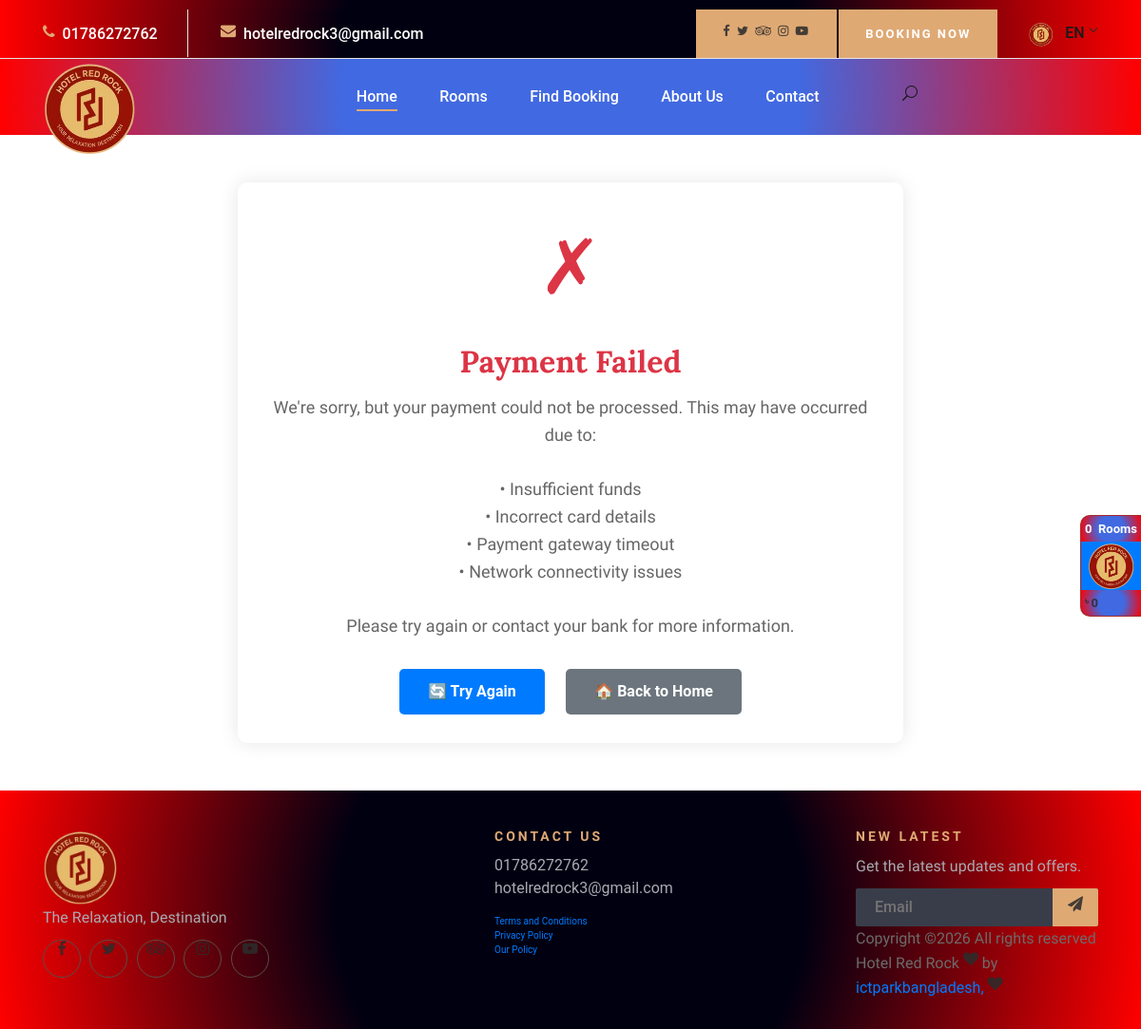
Page /payment/failed/ on the committed database.
### rhms/models.py (models this page shows, shortened)
class HotelDetails(models.Model):
    serial=models.IntegerField(default=10)
    title=models.CharField(max_length=100,unique=True)
    title_en=models.CharField(max_length=100,unique=True)
    title_short=models.CharField(max_length=100,blank=True,null=True)
    title_short_en=models.CharField(max_length=100,blank=True,null=True)
    slogan=models.CharField(max_length=100,blank=True,null=True)
    slogan_en=models.CharField(max_length=100,blank=True,null=True)
    license_no=models.CharField(max_length=25,blank=True,null=True)
    upazilla=models.ForeignKey(Upazilla, on_delete=models.CASCADE,blank=True,null=True)
    district=models.ForeignKey(District, on_delete=models.CASCADE,blank=True,null=True)
    logo=models.FileField(upload_to='media/logo',blank=True,null=True,)
    logo_en=models.FileField(upload_to='media/logo',blank=True,null=True,)
    logo_opacity=models.FileField(upload_to='media/logo',blank=True,null=True,)
    logo_opacity_en=models.FileField(upload_to='media/logo',blank=True,null=True,)
    monogram=models.FileField(upload_to='media/logo',blank=True,null=True)
    monogram_en=models.FileField(upload_to='media/logo',blank=True,null=True)
    link=models.URLField(max_length=200, blank=True, null=True)
    class Meta:
        ordering = ['title_en']
        verbose_name="প্রতিষ্ঠানের বিবরণ"
        verbose_name_plural="প্রতিষ্ঠানের বিবরণ"

### payment/views.py (the view, shortened to what this page needs)
# urls.py: path('failed/', views.CheckoutFaildView.as_view(), name='failed'),
@method_decorator(csrf_exempt, name='dispatch')
class CheckoutFaildView(View):
    template_name = 'payment/failed.html'
    def get(self, request, *args, **kwargs):
        return render(request, self.template_name)

### templates/payment/failed.html (shortened to what this page needs)
{% extends 'basepage/basepage.html' %}
{% load static %}
{% block content %}
<div class="failed-container">
    <div class="failed-icon">✗</div>
    <h1 class="failed-title">Payment Failed</h1>
    <p class="failed-message">
        We're sorry, but your payment could not be processed. This may have occurred due to:
        <br><br>
        • Insufficient funds<br>
        • Incorrect card details<br>
        • Payment gateway timeout<br>
        • Network connectivity issues<br>
        <br>
        Please try again or contact your bank for more information.
    </p>
    <div class="action-buttons">
        <a href="{% url 'frontpage' %}" class="btn-custom btn-retry">
            🔄 Try Again
        </a>
        <a href="{% url 'frontpage' %}" class="btn-custom btn-home">
            🏠 Back to Home
        </a>
    </div>
</div>
{% endblock %}

### templates/basepage/basepage.html (shortened to what this page needs)
    <!DOCTYPE html>
    <html lang="zxx">
    {% load static  %}
    <head>
        <link rel="stylesheet" href="{% static 'css/ecom/main.3ffe20f2.css' %}" type="text/css">
        <link rel="stylesheet" href="{% static 'css/ecom/monami.css' %}" type="text/css">
        <link rel="stylesheet" href="{% static 'css/ecom/override.css' %}" type="text/css">
        <link rel="stylesheet" href="{% static 'css/bootstrap.min.css' %}" type="text/css">
        <link rel="stylesheet" href="{% static 'css/font-awesome.min.css' %}" type="text/css">
        <link rel="stylesheet" href="{% static 'css/elegant-icons.css' %}" type="text/css">
        <link rel="stylesheet" href="{% static 'css/flaticon.css' %}" type="text/css">
        <link rel="stylesheet" href="{% static 'css/owl.carousel.min.css' %}" type="text/css">
        <link rel="stylesheet" href="{% static 'css/nice-select.css' %}" type="text/css">
        <link rel="stylesheet" href="{% static 'css/jquery-ui.min.css' %}" type="text/css">
        <link rel="stylesheet" href="{% static 'css/magnific-popup.css' %}" type="text/css">
        <link rel="stylesheet" href="{% static 'css/slicknav.min.css' %}" type="text/css">
        <link rel="stylesheet" href="{% static 'css/style.css' %}" type="text/css">    <link rel="stylesheet" href="{% static 'css/responsive.css' %}" type="text/css">    <link rel="stylesheet" href="{% static 'css/mobile-enhancements.css' %}" type="text/css">    <link rel="stylesheet" href="{% static 'css/booking-form-enhanced.css' %}" type="text/css">    <link rel="stylesheet" href="{% static 'css/dropdown-fix.css' %}" type="text/css">    <link rel="stylesheet" href="{% static 'css/footer-compact.css' %}" type="text/css">    <link rel="stylesheet" href="{% static 'css/print-styles.css' %}" type="text/css" media="print">
    </head>
    <body>
    {% include 'components/navbarfront.html' %}
    {% block content %}
    {% endblock content %}
        <footer class="footer-section" style="background: var(--card)">
            <div class="container">
                <div class="footer-text">
                    <div class="row">
                        <div class="col-lg-4">
                            <div class="ft-about">
                                    <a href="#">
                                        <img src="{{ LOGO.url }}" alt="" height="80px" width="80px">
                                    </a>
                                <p>{{ SLOGAN_ENG}}<br /> </p>
                                <div class="fa-social">
                                    <a href="https://www.facebook.com/p/Hotel-Red-Rock-Joypurhat-61554155192749/" target="_blank"><i class="fa fa-facebook"></i></a>
                                    <a href="https://www.facebook.com/p/Hotel-Red-Rock-Joypurhat-61554155192749/" target="_blank" ><i class="fa fa-twitter"></i></a>
                                    <a href="https://www.facebook.com/p/Hotel-Red-Rock-Joypurhat-61554155192749/" target="_blank"><i class="fa fa-tripadvisor"></i></a>
                                    <a href="https://www.facebook.com/p/Hotel-Red-Rock-Joypurhat-61554155192749/" target="_blank"><i class="fa fa-instagram"></i></a>
                                    <a href="https://www.facebook.com/watch/?v=929621535616302" target="_blank"><i class="fa fa-youtube-play"></i></a>
                                </div>
                            </div>
                        </div>
                        <div class="col-lg-3 offset-lg-1">
                            <div class="ft-contact">
                                <h6>Contact Us</h6>
                                <ul>
                                    <li>01786272762</li>
                                    <li>hotelredrock3@gmail.com</li>
                                </ul>
                            </div>
                            <ul>
                                <li><a href="#">Terms and Conditions</a></li>
                                <li><a href="#">Privacy Policy</a></li>
                                <li><a href="#">Our Policy</a></li>
                            </ul>
                        </div>
                        <div class="col-lg-3 offset-lg-1">
                            <div class="ft-newslatter">
                                <h6>New latest</h6>
                                <p>Get the latest updates and offers.</p>
                                <form action="#" class="fn-form">
                                    <input type="text" placeholder="Email">
                                    <button type="submit"><i class="fa fa-send"></i></button>
                                </form>
                            </div>
                             <div class="co-text"><p>
    Copyright &copy;<script>document.write(new Date().getFullYear());</script> All rights reserved {{ SITE_NAME_ENG }} <i class="fa fa-heart" aria-hidden="true"></i> by <a href="https://ictparkbd.com" target="_blank">ictparkbangladesh,</a>
    <i class="fa fa-heart" aria-hidden="true"></i></p></div>
                        </div>
                        </div>
                    </div>
                    </div>
        </footer>
        <div id="minicart" onclick="showShopingCart(this.id)" class="cart_box_container cart_info" style="background: var(--weather)"><div class="cart-box"><div class="cart-items text-center text-white" style="background: var(--weather)"><span id="number_of_item_mini" class="cart-count" style="color: white;">{{ cart_rooms.count }}</span><span style="color: white;">&nbsp; {% if cart_rooms.count == 1 %} Room {% else %} Rooms {% endif %}</span></div><div class="cart-bag text-center"><img src="{{ LOGO.url }}" alt="img"></div><div class="cart-amount" style="background: var(--weather)"><span>৳ </span><span class="cart-amount-span" id="mini_cart_total">{{ total_cart_amount }}</span></div></div></div>
    </body>
    </html>

### static/css/ecom/monami.css (style rules this page uses)
.text-white { color: white; }
.text-center { text-align: center; }

### static/css/style.css (style rules this page uses)
html, body { height: 100%; font-family: "Cabin", sans-serif; -webkit-font-smoothing: antialiased; font-smoothing: antialiased; }
h1, h2, h3, h4, h5, h6 { margin: 0; color: #111111; font-weight: 400; font-family: "Lora", serif; }
h1 { font-size: 70px; }
h6 { font-size: 16px; }
p { font-size: 16px; font-family: "Cabin", sans-serif; color: #6b6b6b; font-weight: 400; line-height: 26px; margin: 0 0 15px 0; }
img { max-width: 100%; }
ul, ol { padding: 0; margin: 0; }
.text-white h1, .text-white h2, .text-white h3, .text-white h4, .text-white h5, .text-white h6, .text-white p, .text-white span, .text-white li, .text-white a { color: #fff; }
.footer-section { background: #222736; }
.footer-section .footer-text { padding: 80px 0 30px; }
.footer-section .footer-text .ft-about { margin-bottom: 30px; }
.footer-section .footer-text .ft-about p { color: #aaaab3; margin-bottom: 20px; }
.footer-section .footer-text .ft-about .fa-social a { display: inline-block; height: 40px; width: 40px; font-size: 16px; line-height: 40px; text-align: center; color: #ffffff; border: 1px solid #5A4D48; border-radius: 50%; -webkit-transition: all 0.3s; -o-transition: all 0.3s; transition: all 0.3s; margin-right: 7px; }
.footer-section .footer-text .ft-contact { margin-bottom: 30px; }
.footer-section .footer-text .ft-contact h6 { font-size: 14px; color: #dfa974; text-transform: uppercase; font-weight: 700; letter-spacing: 3px; font-family: "Cabin", sans-serif; margin-bottom: 20px; }
.footer-section .footer-text .ft-contact ul li { font-size: 16px; color: #aaaab3; line-height: 32px; list-style: none; }
.footer-section .footer-text .ft-newslatter h6 { font-size: 14px; color: #dfa974; text-transform: uppercase; font-weight: 700; letter-spacing: 3px; font-family: "Cabin", sans-serif; margin-bottom: 20px; }
.footer-section .footer-text .ft-newslatter p { color: #aaaab3; margin-bottom: 20px; }
.footer-section .footer-text .ft-newslatter .fn-form { position: relative; }
.footer-section .footer-text .ft-newslatter .fn-form input { width: 100%; height: 50px; border-radius: 2px; background: #393D4A; border: none; padding-left: 20px; font-size: 16px; color: #707079; }
.footer-section .footer-text .ft-newslatter .fn-form button { position: absolute; right: 0; top: 0; font-size: 16px; background: #dfa974; color: #ffffff; padding: 0 16px; height: 50px; border: none; border-radius: 0 2px 2px 0; }
@media only screen and (min-width: 1200px) { .container { max-width: 1170px; } }

### static/css/responsive.css (style rules this page uses)
* { box-sizing: border-box; }
html { -webkit-text-size-adjust: 100%; -ms-text-size-adjust: 100%; }
body { overflow-x: hidden; width: 100%; }
img, video, iframe { max-width: 100%; height: auto; }
.container { width: 100%; padding-right: 15px; padding-left: 15px; margin-right: auto; margin-left: auto; }
@media (min-width: 1200px) { .container { max-width: 1140px; } }
.row { margin-right: -15px; margin-left: -15px; }
.col, [class*="col-"] { padding-right: 15px; padding-left: 15px; }
body, html { max-width: 100%; overflow-x: hidden; }

### static/css/mobile-enhancements.css (style rules this page uses)
html { scroll-behavior: smooth; }

### static/css/footer-compact.css (style rules this page uses)
.footer-section .footer-text { padding: 40px 0 15px; }
.footer-section .footer-text .ft-about { margin-bottom: 15px; }
.footer-section .footer-text .ft-about p { margin-bottom: 10px; }
.footer-section .footer-text .ft-contact { margin-bottom: 15px; }
.footer-section .footer-text .ft-contact h6 { margin-bottom: 10px; }
.footer-section .footer-text .ft-contact ul li { line-height: 24px; }
.footer-section .footer-text .ft-newslatter h6 { margin-bottom: 10px; }
.footer-section .footer-text .ft-newslatter p { margin-bottom: 10px; }
.footer-section .footer-text .ft-newslatter .fn-form input { height: 40px; }
.footer-section .footer-text .ft-newslatter .fn-form button { height: 40px; }

### rows in the picture
HotelDetails: slogan_en "The Relaxation, Destination", title_en "Hotel Red Rock"

### other values in the picture
{{ cart_rooms.count }} "0"
{{ total_cart_amount }} "0"
